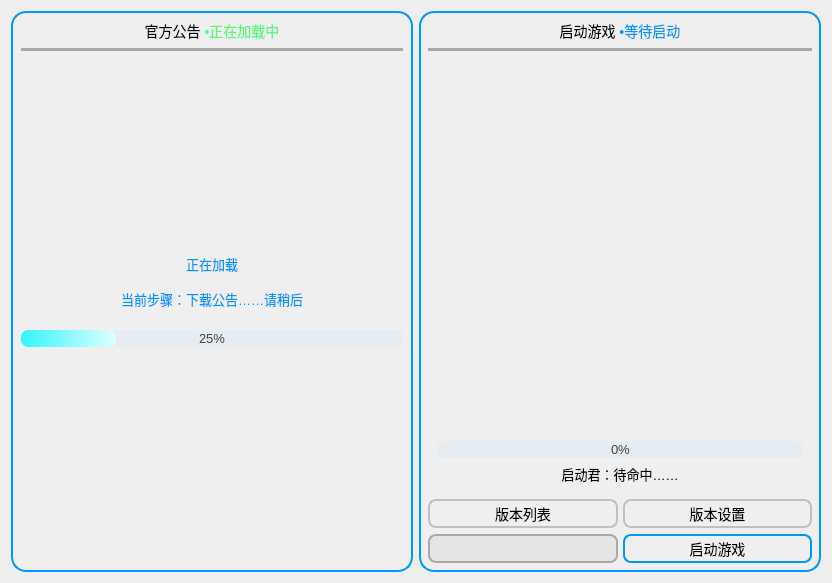
          <widget class="QWidget" name="scrollAreaWidgetContents">
           <property name="geometry">
            <rect>
             <x>0</x>
             <y>0</y>
             <width>832</width>
             <height>583</height>
            </rect>
           </property>
           <property name="styleSheet">
            <string notr="true"/>
           </property>
           <layout class="QGridLayout" name="gridLayout_47">
            <property name="spacing">
             <number>-1</number>
            </property>
            <item row="0" column="1">
             <widget class="QWidget" name="widget_scrollArea_page_gonggao_right" native="true">
              <property name="minimumSize">
               <size>
                <width>399</width>
                <height>509</height>
               </size>
              </property>
              <property name="styleSheet">
               <string notr="true">QWidget{border:2px solid rgb(0, 150, 255);border-radius:15px;}
QLabel{border-style:none;}
QProgressBar{
	text-align: center;border-style:none;border-radius:7px;background-color: rgba(0, 150, 255, 10);height:15px;color: rgb(66, 66, 66);
}
QProgressBar::chunk{
	border-radius:7px;
	background-color: qlineargradient(spread:reflect, x1:0, y1:0, x2:1, y2:0, stop:0 rgba(53, 244, 252, 255), stop:1 rgba(222, 255, 255, 255));
}</string>
              </property>
              <layout class="QGridLayout" name="gridLayout_28">
               <item row="0" column="0">
                <widget class="QLabel" name="label__gonggao_right_txt">
                 <property name="styleSheet">
                  <string notr="true">font-size: 14px;</string>
                 </property>
                 <property name="text">
                  <string>&lt;html&gt;&lt;head/&gt;&lt;body&gt;&lt;p&gt;启动游戏 &lt;span style=&quot; color:#0096ff;&quot;&gt;•等待启动&lt;/span&gt;&lt;/p&gt;&lt;/body&gt;&lt;/html&gt;</string>
                 </property>
                 <property name="alignment">
                  <set>Qt::AlignCenter</set>
                 </property>
                 <property name="wordWrap">
                  <bool>true</bool>
                 </property>
                </widget>
               </item>
               <item row="1" column="0">
                <widget class="Line" name="line_8">
                 <property name="styleSheet">
                  <string notr="true">background-color: rgb(169, 169, 169);border:none;</string>
                 </property>
                 <property name="orientation">
                  <enum>Qt::Horizontal</enum>
                 </property>
                </widget>
               </item>
               <item row="2" column="0">
                <widget class="QWidget" name="widget_scrollArea_page_gonggao_statring" native="true">
                 <property name="sizePolicy">
                  <sizepolicy hsizetype="Preferred" vsizetype="Preferred">
                   <horstretch>0</horstretch>
                   <verstretch>0</verstretch>
                  </sizepolicy>
                 </property>
                 <property name="styleSheet">
                  <string notr="true">border-style:none;</string>
                 </property>
                 <layout class="QGridLayout" name="gridLayout_2">
                  <item row="2" column="0" colspan="5">
                   <widget class="QProgressBar" name="progressBar">
                    <property name="styleSheet">
                     <string notr="true">font-size: 13px;</string>
                    </property>
                    <property name="minimum">
                     <number>0</number>
                    </property>
                    <property name="value">
                     <number>0</number>
                    </property>
                   </widget>
                  </item>
                  <item row="0" column="0">
                   <spacer name="verticalSpacer_4">
                    <property name="orientation">
                     <enum>Qt::Vertical</enum>
                    </property>
                    <property name="sizeHint" stdset="0">
                     <size>
                      <width>10</width>
                      <height>40</height>
                     </size>
                    </property>
                   </spacer>
                  </item>
                  <item row="0" column="4" rowspan="2">
                   <spacer name="verticalSpacer_5">
                    <property name="orientation">
                     <enum>Qt::Vertical</enum>
                    </property>
                    <property name="sizeHint" stdset="0">
                     <size>
                      <width>10</width>
                      <height>40</height>
                     </size>
                    </property>
                   </spacer>
                  </item>
                  <item row="0" column="1" rowspan="2" colspan="3">
                   <widget class="QLabel" name="label_3">
                    <property name="styleSheet">
                     <string notr="true">border-style:none;background-color: rgba(255, 255, 255, 0);</string>
                    </property>
                    <property name="text">
                     <string/>
                    </property>
                    <property name="pixmap">
                     <pixmap>../../picture/loading_3.gif</pixmap>
                    </property>
                    <property name="alignment">
                     <set>Qt::AlignCenter</set>
                    </property>
                   </widget>
                  </item>
                  <item row="3" column="0" colspan="5">
                   <widget class="QLabel" name="label_7">
                    <property name="styleSheet">
                     <string notr="true">font-size: 13px;</string>
                    </property>
                    <property name="text">
                     <string>启动君：待命中……</string>
                    </property>
                    <property name="alignment">
                     <set>Qt::AlignCenter</set>
                    </property>
                   </widget>
                  </item>
                 </layout>
                </widget>
               </item>
               <item row="3" column="0">
                <widget class="QWidget" name="widget_9" native="true">
                 <property name="sizePolicy">
                  <sizepolicy hsizetype="Expanding" vsizetype="Preferred">
                   <horstretch>0</horstretch>
                   <verstretch>0</verstretch>
                  </sizepolicy>
                 </property>
                 <property name="styleSheet">
                  <string notr="true">QWidget{border-style:none;}
QPushButton{border:2px solid rgb(192, 192, 192);border-radius:8px;}
#pushButton__gonggao_start{border:2px solid rgb(0, 150, 255);height:25px;border-radius:8px;}
#pushButton__gonggao_start::hover{color: rgba(0, 150, 255,100);}
#pushButton__gonggao_start::pressed{background-color: rgba(0, 150, 255, 50);}

QComboBox {
    border: 2px solid rgb(169, 169, 169); /* border: 宽度 线类型 颜色 */
    height:25px;
    /*background-color: rgba(0, 150, 255, 150);*/
    background-color: rgba(214, 214, 214,100);
    border-radius:8px;
}

/*下拉框的样式*/
QComboBox QAbstractItemView
{
    outline: 0px solid gray;  /*取消选中虚线*/
    border: 1px solid rgb(31, 156, 255);
    color: rgb(66, 66, 66);
    background-color: rgb(255, 255, 255);
    selection-background-color: rgb(0, 150, 255);
    border-radius:5px;
    height:35px;
    border:None;
}
/*选中每一项的字体颜色和背景颜色*/
QComboBox::item:selected 
{
    color: rgb(255, 255, 255);
    background-color: rgb(0, 150, 255);
    border-radius:5px;
}
/*右边*/
QComboBox::drop-down{border: 2px solid rgba(0, 150, 255,0);}
QComboBox::down-arrow
{
    image: url(:/img/back_blue_down.png);
    width: 25px;
    height: 35px;
    right:6px;
    border-left: 2px solid rgb(192, 192, 192);
    border-right: 1px solid rgba(214, 214, 214,0);
}
QComboBox::down-arrow:on
{
    image: url(:/img/back_blue_up.png);
    width: 25px;
    height: 35px;
    right:6px;
    border-left: 2px solid rgb(192, 192, 192);
    border-right: 1px solid rgba(214, 214, 214,0);
}
/*QComboBox::down-arrow::hover{}*

/* QComboBox中的垂直滚动条 */
QComboBox QAbstractScrollArea QScrollBar:vertical {
    width: 10px;
    height: 8px;
    background-color: rgb(255, 64, 255);   /* 空白区域的背景色*/
    border-style:none;
}

QComboBox QAbstractScrollArea QScrollBar::handle:vertical {
    border-radius: 5px;   /* 圆角 */
    background: rgb(160,160,160);   /* 小方块的背景色深灰lightblue */
}

QComboBox QAbstractScrollArea QScrollBar::handle:vertical:hover {
    background: rgb(255, 255, 255);   /* 越过小方块的背景色*/
}</string>
                 </property>
                 <layout class="QGridLayout" name="gridLayout_6">
                  <property name="leftMargin">
                   <number>0</number>
                  </property>
                  <property name="topMargin">
                   <number>0</number>
                  </property>
                  <property name="rightMargin">
                   <number>0</number>
                  </property>
                  <property name="bottomMargin">
                   <number>0</number>
                  </property>
                  <property name="horizontalSpacing">
                   <number>5</number>
                  </property>
                  <item row="0" column="0">
                   <widget class="QPushButton" name="pushButton_16">
                    <property name="sizePolicy">
                     <sizepolicy hsizetype="Minimum" vsizetype="Preferred">
                      <horstretch>0</horstretch>
                      <verstretch>0</verstretch>
                     </sizepolicy>
                    </property>
                    <property name="minimumSize">
                     <size>
                      <width>183</width>
                      <height>29</height>
                     </size>
                    </property>
                    <property name="styleSheet">
                     <string notr="true">font-size: 14px;</string>
                    </property>
                    <property name="text">
                     <string>版本列表</string>
                    </property>
                   </widget>
                  </item>
                  <item row="0" column="1">
                   <widget class="QPushButton" name="pushButton_17">
                    <property name="sizePolicy">
                     <sizepolicy hsizetype="Minimum" vsizetype="Preferred">
                      <horstretch>0</horstretch>
                      <verstretch>0</verstretch>
                     </sizepolicy>
                    </property>
                    <property name="minimumSize">
                     <size>
                      <width>183</width>
                      <height>29</height>
                     </size>
                    </property>
                    <property name="styleSheet">
                     <string notr="true">font-size: 14px;</string>
                    </property>
                    <property name="text">
                     <string>版本设置</string>
                    </property>
                   </widget>
                  </item>
                  <item row="1" column="0">
                   <widget class="QComboBox" name="comboBox_gonggao_right">
                    <property name="sizePolicy">
                     <sizepolicy hsizetype="Minimum" vsizetype="Preferred">
                      <horstretch>0</horstretch>
                      <verstretch>0</verstretch>
                     </sizepolicy>
                    </property>
                    <property name="minimumSize">
                     <size>
                      <width>183</width>
                      <height>29</height>
                     </size>
                    </property>
                    <property name="mouseTracking">
                     <bool>false</bool>
                    </property>
                    <property name="styleSheet">
                     <string notr="true">font-size: 14px;</string>
                    </property>
                    <property name="editable">
                     <bool>false</bool>
                    </property>
                    <property name="currentIndex">
                     <number>-1</number>
                    </property>
                    <property name="maxVisibleItems">
                     <number>15</number>
                    </property>
                    <property name="maxCount">
                     <number>2147483647</number>
                    </property>
                    <property name="minimumContentsLength">
                     <number>0</number>
                    </property>
                    <property name="duplicatesEnabled">
                     <bool>false</bool>
                    </property>
                    <property name="frame">
                     <bool>true</bool>
                    </property>
                    <property name="modelColumn">
                     <number>0</number>
                    </property>
                   </widget>
                  </item>
                  <item row="1" column="1">
                   <widget class="QPushButton" name="pushButton__gonggao_start">
                    <property name="sizePolicy">
                     <sizepolicy hsizetype="Minimum" vsizetype="Preferred">
                      <horstretch>0</horstretch>
                      <verstretch>0</verstretch>
                     </sizepolicy>
                    </property>
                    <property name="minimumSize">
                     <size>
                      <width>183</width>
                      <height>29</height>
                     </size>
                    </property>
                    <property name="styleSheet">
                     <string notr="true">font-size: 14px;</string>
                    </property>
                    <property name="text">
                     <string>启动游戏</string>
                    </property>
                   </widget>
                  </item>
                 </layout>
                </widget>
               </item>
              </layout>
             </widget>
            </item>
            <item row="0" column="0">
             <widget class="QWidget" name="widget_scrollArea_page_gonggao_left" native="true">
              <property name="minimumSize">
               <size>
                <width>399</width>
                <height>509</height>
               </size>
              </property>
              <property name="styleSheet">
               <string notr="true">QWidget{border:2px solid rgb(0, 150, 255);border-radius:15px;}
QLabel{border-style:none;}</string>
              </property>
              <layout class="QGridLayout" name="gridLayout_5">
               <property name="leftMargin">
                <number>10</number>
               </property>
               <property name="rightMargin">
                <number>10</number>
               </property>
               <property name="horizontalSpacing">
                <number>0</number>
               </property>
               <item row="0" column="0">
                <widget class="QLabel" name="label_gonggao_left_txt">
                 <property name="styleSheet">
                  <string notr="true">font-size: 14px;</string>
                 </property>
                 <property name="text">
                  <string>&lt;html&gt;&lt;head/&gt;&lt;body&gt;&lt;p&gt;官方公告 &lt;span style=&quot; color:#55f976;&quot;&gt;•正在加载中&lt;/span&gt;&lt;/p&gt;&lt;/body&gt;&lt;/html&gt;</string>
                 </property>
                 <property name="alignment">
                  <set>Qt::AlignCenter</set>
                 </property>
                 <property name="wordWrap">
                  <bool>true</bool>
                 </property>
                </widget>
               </item>
               <item row="2" column="0" colspan="2">
                <widget class="QStackedWidget" name="stackedWidget_gonggao">
                 <property name="styleSheet">
                  <string notr="true">border-style:none;</string>
                 </property>
                 <property name="frameShape">
                  <enum>QFrame::NoFrame</enum>
                 </property>
                 <property name="lineWidth">
                  <number>2</number>
                 </property>
                 <property name="currentIndex">
                  <number>1</number>
                 </property>
                 <widget class="QWidget" name="page_gonggao_jiazai">
                  <property name="styleSheet">
                   <string notr="true">QTextBrowser{border-style:none;background-color: rgba(255, 255, 255, 0);}</string>
                  </property>
                  <layout class="QGridLayout" name="gridLayout_20">
                   <property name="leftMargin">
                    <number>0</number>
                   </property>
                   <property name="topMargin">
                    <number>0</number>
                   </property>
                   <property name="rightMargin">
                    <number>0</number>
                   </property>
                   <property name="bottomMargin">
                    <number>0</number>
                   </property>
                   <item row="0" column="0">
                    <widget class="QTextBrowser" name="textBrowser_gonggao_left_txt">
                     <property name="styleSheet">
                      <string notr="true"/>
                     </property>
                    </widget>
                   </item>
                  </layout>
                 </widget>
                 <widget class="QWidget" name="page_gonggao_jiazai_ing">
                  <property name="styleSheet">
                   <string notr="true">QProgressBar{
	text-align: center;border-style:none;border-radius:7px;background-color: rgba(0, 150, 255, 10);height:15px;color: rgb(66, 66, 66);
}
QProgressBar::chunk{
	border-radius:7px;
	background-color: qlineargradient(spread:reflect, x1:0, y1:0, x2:1, y2:0, stop:0 rgba(53, 244, 252, 255), stop:1 rgba(222, 255, 255, 255));
}
QLabel{color: rgb(0, 150, 255);}</string>
                  </property>
                  <layout class="QGridLayout" name="gridLayout_21">
                   <property name="leftMargin">
                    <number>0</number>
                   </property>
                   <property name="topMargin">
                    <number>0</number>
                   </property>
                   <property name="rightMargin">
                    <number>0</number>
                   </property>
                   <property name="bottomMargin">
                    <number>0</number>
                   </property>
                   <item row="0" column="0">
                    <spacer name="verticalSpacer_6">
                     <property name="orientation">
                      <enum>Qt::Vertical</enum>
                     </property>
                     <property name="sizeHint" stdset="0">
                      <size>
                       <width>20</width>
                       <height>40</height>
                      </size>
                     </property>
                    </spacer>
                   </item>
                   <item row="1" column="0">
                    <widget class="QLabel" name="label_2">
                     <property name="styleSheet">
                      <string notr="true">font-size: 13px;</string>
                     </property>
                     <property name="text">
                      <string>正在加载

当前步骤：下载公告……请稍后
</string>
                     </property>
                     <property name="alignment">
                      <set>Qt::AlignCenter</set>
                     </property>
                     <property name="wordWrap">
                      <bool>true</bool>
                     </property>
                    </widget>
                   </item>
                   <item row="3" column="0">
                    <spacer name="verticalSpacer_2">
                     <property name="orientation">
                      <enum>Qt::Vertical</enum>
                     </property>
                     <property name="sizeHint" stdset="0">
                      <size>
                       <width>40</width>
                       <height>30</height>
                      </size>
                     </property>
                    </spacer>
                   </item>
                   <item row="2" column="0">
                    <widget class="QProgressBar" name="progressBar_2">
                     <property name="styleSheet">
                      <string notr="true">font-size: 13px;</string>
                     </property>
                     <property name="minimum">
                      <number>0</number>
                     </property>
                     <property name="maximum">
                      <number>100</number>
                     </property>
                     <property name="value">
                      <number>25</number>
                     </property>
                     <property name="alignment">
                      <set>Qt::AlignLeading|Qt::AlignLeft|Qt::AlignVCenter</set>
                     </property>
                     <property name="textVisible">
                      <bool>true</bool>
                     </property>
                     <property name="orientation">
                      <enum>Qt::Horizontal</enum>
                     </property>
                     <property name="invertedAppearance">
                      <bool>false</bool>
                     </property>
                     <property name="textDirection">
                      <enum>QProgressBar::TopToBottom</enum>
                     </property>
                    </widget>
                   </item>
                  </layout>
                 </widget>
                </widget>
               </item>
               <item row="3" column="0">
                <spacer name="horizontalSpacer_11">
                 <property name="orientation">
                  <enum>Qt::Horizontal</enum>
                 </property>
                 <property name="sizeHint" stdset="0">
                  <size>
                   <width>40</width>
                   <height>20</height>
                  </size>
                 </property>
                </spacer>
               </item>
               <item row="1" column="0" colspan="2">
                <widget class="Line" name="line_7">
                 <property name="layoutDirection">
                  <enum>Qt::LeftToRight</enum>
                 </property>
                 <property name="autoFillBackground">
                  <bool>false</bool>
                 </property>
                 <property name="styleSheet">
                  <string notr="true">background-color: rgb(169, 169, 169);border:none;</string>
                 </property>
                 <property name="frameShadow">
                  <enum>QFrame::Sunken</enum>
                 </property>
                 <property name="lineWidth">
                  <number>1</number>
                 </property>
                 <property name="orientation">
                  <enum>Qt::Horizontal</enum>
                 </property>
                </widget>
               </item>
              </layout>
             </widget>
            </item>
           </layout>
          </widget>
